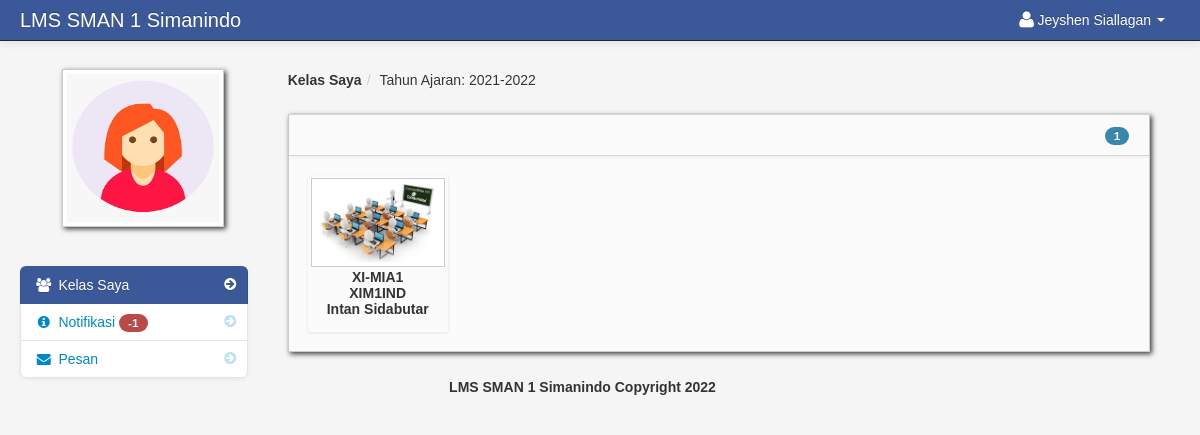
Page /dashboard_student.php (signed in) on the committed database.
### tables this page shows
CREATE TABLE `student` (
  `student_id` int(11) NOT NULL,
  `firstname` varchar(100) NOT NULL,
  `lastname` varchar(100) NOT NULL,
  `class_id` int(11) NOT NULL,
  `username` varchar(100) NOT NULL,
  `password` varchar(100) NOT NULL,
  `location` varchar(100) NOT NULL,
  `status` varchar(100) NOT NULL
);

CREATE TABLE `school_year` (
  `school_year_id` int(11) NOT NULL,
  `school_year` varchar(100) NOT NULL
);

CREATE TABLE `teacher_class_student` (
  `teacher_class_student_id` int(11) NOT NULL,
  `teacher_class_id` int(11) NOT NULL,
  `student_id` int(11) NOT NULL,
  `teacher_id` int(11) NOT NULL
);

CREATE TABLE `teacher_class` (
  `teacher_class_id` int(11) NOT NULL,
  `teacher_id` int(11) NOT NULL,
  `class_id` int(11) NOT NULL,
  `subject_id` int(11) NOT NULL,
  `thumbnails` varchar(100) NOT NULL,
  `school_year` varchar(100) NOT NULL
);

CREATE TABLE `class` (
  `class_id` int(11) NOT NULL,
  `class_name` varchar(100) NOT NULL
);

CREATE TABLE `subject` (
  `subject_id` int(11) NOT NULL,
  `subject_code` varchar(100) NOT NULL,
  `subject_title` varchar(100) NOT NULL,
  `category` varchar(100) NOT NULL,
  `description` longtext NOT NULL,
  `unit` int(11) NOT NULL,
  `Pre_req` varchar(100) NOT NULL,
  `semester` varchar(100) NOT NULL
);

CREATE TABLE `teacher` (
  `teacher_id` int(11) NOT NULL,
  `username` varchar(100) NOT NULL,
  `password` varchar(200) NOT NULL,
  `firstname` varchar(100) NOT NULL,
  `lastname` varchar(100) NOT NULL,
  `department_id` int(11) NOT NULL,
  `location` varchar(200) NOT NULL,
  `about` varchar(500) NOT NULL,
  `teacher_status` varchar(20) NOT NULL,
  `teacher_stat` varchar(100) NOT NULL
);

### session.php (called while the page is built, shortened)
<?php
$session_id=$_SESSION['id'];
?>

### count.php (called while the page is built)
<?php
	$school_year_query = mysqli_query($conn,"select * from school_year order by school_year DESC")or die(mysqli_error());
	$school_year_query_row = mysqli_fetch_array($school_year_query);
	$school_year = $school_year_query_row['school_year'];
	?>
	<?php $query_yes = mysqli_query($conn,"select * from teacher_class_student
LEFT JOIN teacher_class ON teacher_class.teacher_class_id = teacher_class_student.teacher_class_id
LEFT JOIN class ON class.class_id = teacher_class.class_id
LEFT JOIN subject ON subject.subject_id = teacher_class.subject_id
LEFT JOIN teacher ON teacher.teacher_id = teacher_class_student.teacher_id
JOIN notification ON notification.teacher_class_id = teacher_class.teacher_class_id
where teacher_class_student.student_id = '$session_id' and school_year = '$school_year'   order by notification.date_of_notification DESC
")or die(mysqli_error());
$count_no = mysqli_num_rows($query_yes);
         ?>
<?php $query_no = mysqli_query($conn,"select * from notification
LEFT JOIN notification_read ON notification_read.notification_id = notification.notification_id
where notification_read.student_id  = '$session_id'
")or die(mysqli_error());
$count_yes = mysqli_num_rows($query_no);
         ?>
<?php $not_read = $count_no -  $count_yes; ?>

### dashboard_student.php (the view, shortened to what this page needs)
<?php include('header_dashboard.php'); ?>
<?php include('session.php'); ?>
    <body>
		<?php include('navbar_student.php'); ?>
        <div class="container-fluid">
            <div class="row-fluid">
				<?php include('student_sidebar.php'); ?>
                <div class="span9" id="content">
                     <div class="row-fluid">
					     <ul class="breadcrumb">
						<?php
						$school_year_query = mysqli_query($conn,"select * from school_year order by school_year DESC")or die(mysqli_error());
						$school_year_query_row = mysqli_fetch_array($school_year_query);
						$school_year = $school_year_query_row['school_year'];
						?>
							<li><a href="#"><b>Kelas Saya</b></a><span class="divider">/</span></li>
							<li><a href="#">Tahun Ajaran: <?php echo $school_year_query_row['school_year']; ?></a></li>
						</ul>
                        <div class="block">
                            <div class="navbar navbar-inner block-header">
                                <div id="" class="muted pull-right">
									<?php $query = mysqli_query($conn,"select * from teacher_class_student
														LEFT JOIN teacher_class ON teacher_class.teacher_class_id = teacher_class_student.teacher_class_id
														LEFT JOIN class ON class.class_id = teacher_class.class_id
														LEFT JOIN subject ON subject.subject_id = teacher_class.subject_id
														LEFT JOIN teacher ON teacher.teacher_id = teacher_class.teacher_id
														where student_id = '$session_id' and school_year = '$school_year'
														")or die(mysqli_error());
														$count = mysqli_num_rows($query);
									?>
												<span class="badge badge-info"><?php echo $count; ?></span>
								</div>
                            </div>
                            <div class="block-content collapse in">
                                <div class="span12">
  										<ul	 id="da-thumbs" class="da-thumbs">
													<?php
														if ($count != '0'){
														while($row = mysqli_fetch_array($query)){
														$id = $row['teacher_class_id'];
													?>
											<li>
												<a href="my_classmates.php<?php echo '?id='.$id; ?>">
														<img src ="<?php echo $row['thumbnails'] ?>" width="124" height="140" class="img-polaroid">
												</a>
												<p class="class"><?php echo $row['class_name']; ?></p>
												<p class="subject"><?php echo $row['subject_code']; ?></p>
												<p class="subject"><?php echo $row['firstname']." ".$row['lastname']?></p>
											</li>
									<?php }}else{ ?>
									<div class="alert alert-info"><i class="icon-info-sign"></i> Anda saat ini tidak mendaftar ke kelas</div>
									<?php } ?>
									</ul>
                                </div>
                            </div>
                        </div>
                    </div>
                </div>
            </div>
		<?php include('footer.php'); ?>
        </div>
		<?php include('script.php'); ?>
    </body>
</html>

### navbar_student.php (shortened to what this page needs)
<div class="navbar navbar-fixed-top navbar-inverse">
        <div class="navbar-inner">
            <div class="container-fluid">
                <a class="brand" href="#">LMS SMAN 1 Simanindo</a>
					<div class="nav-collapse collapse">
						<ul class="nav pull-right">
							<?php $query= mysqli_query($conn,"select * from student where student_id = '$session_id'")or die(mysqli_error());
								$row = mysqli_fetch_array($query);
						?>
							<li class="dropdown">
								<a href="#" role="button" class="dropdown-toggle" data-toggle="dropdown"> <i class="icon-user icon-large"></i><?php echo $row['firstname']." ".$row['lastname'];  ?> <i class="caret"></i></a>
							</li>
						</ul>
					</div>
            </div>
        </div>
</div>

### student_sidebar.php (shortened to what this page needs)
<div class="span3" id="sidebar">
					<img id="avatar" class="img-polaroid" src="admin/<?php echo $row['location']; ?>">
					<?php include('count.php'); ?>
		<ul class="nav nav-list bs-docs-sidenav nav-collapse collapse">
			<li class="active"><a href="dashboard_student.php"><i class="icon-chevron-right"></i><i class="icon-group"></i>&nbsp;Kelas Saya</a></li>
			<li class="">
				<a href="student_notification.php"><i class="icon-chevron-right"></i><i class="icon-info-sign"></i>&nbsp;Notifikasi
				<?php if($not_read == '0'){
				}else{ ?>
					<span class="badge badge-important"><?php echo $not_read; ?></span>
				<?php } ?>
				</a>
			</li>
			<li class="">
			<a href="student_message.php"><i class="icon-chevron-right"></i><i class="icon-envelope-alt"></i>&nbsp;Pesan
			</a>
			</li>
		</ul>
</div>

### admin/assets/styles.css (style rules this page uses)
body { padding-top: 60px; padding-bottom: 40px; background-color: #f5f5f5; }
#content { margin-left:0px; }
.breadcrumb { margin: 0 0 0px; padding: 10px 0px; background-color: transparent; }
.block { background: url("../images/pixel-60fff.png") repeat scroll 0 0 rgba(0, 0, 0, 0) !important; border: 1px solid #ccc; background: white; margin: 1em 0em; border-top: none; -webkit-box-shadow: 2px 2px 5px rgba(0, 0, 6, 0.75); -moz-box-shadow: 2px 2px 5px rgba(0, 0, 6, 0.75); box-shadow: 2px 2px 5px rgba(0, 0, 6, 0.75); }
.block-content { margin: 1em; min-height: .25em; }
.block-header { margin-bottom: 0px; border-right: none; border-left: none; -webkit-border-radius: 0px; -moz-border-radius: 0px; border-radius: 0px; }
.block-header div { padding-top: 10px; }
.bs-docs-sidenav { max-width: 228px; margin: 30px 0 0; padding: 0; background-color: #fff; -webkit-border-radius: 6px; -moz-border-radius: 6px; border-radius: 6px; -webkit-box-shadow: 0 1px 4px rgba(0,0,0,.065); -moz-box-shadow: 0 1px 4px rgba(0,0,0,.065); box-shadow: 0 1px 4px rgba(0,0,0,.065); }
.bs-docs-sidenav > li > a { display: block; width: 190px \9; margin: 0 0 -1px; padding: 8px 14px; border: 1px solid #e5e5e5; }
.bs-docs-sidenav > li:first-child > a { -webkit-border-radius: 6px 6px 0 0; -moz-border-radius: 6px 6px 0 0; border-radius: 6px 6px 0 0; }
.bs-docs-sidenav > li:last-child > a { -webkit-border-radius: 0 0 6px 6px; -moz-border-radius: 0 0 6px 6px; border-radius: 0 0 6px 6px; }
.bs-docs-sidenav > .active > a { position: relative; z-index: 2; padding: 9px 15px; border: 0; text-shadow: 0 1px 0 rgba(0,0,0,.15); -webkit-box-shadow: inset 1px 0 0 rgba(0,0,0,.1), inset -1px 0 0 rgba(0,0,0,.1); -moz-box-shadow: inset 1px 0 0 rgba(0,0,0,.1), inset -1px 0 0 rgba(0,0,0,.1); box-shadow: inset 1px 0 0 rgba(0,0,0,.1), inset -1px 0 0 rgba(0,0,0,.1); }
.bs-docs-sidenav .icon-chevron-right { float: right; margin-top: 2px; margin-right: -6px; opacity: .25; }
.bs-docs-sidenav .active .icon-chevron-right, .bs-docs-sidenav .active a:hover .icon-chevron-right { opacity: 1; }

### admin/assets/style.css (style rules this page uses)
.da-thumbs { float: left; list-style: none outside none; margin: 0; padding: 0; position: relative; }
.da-thumbs li { float: left; margin: 5px; padding: 3px; position: relative; box-shadow: 0 1px 3px rgba(0,0,0,0.1); }
.da-thumbs li a, .da-thumbs li a img { display: block; position: relative; }
.da-thumbs li a { overflow: hidden; }
.class { font-family: helvetica !important; font-weight: bold; text-align: center; }
.subject { font-family: helvetica !important; font-weight: bold; text-align: center; margin-top: -14px; }

### rows in the picture
student: firstname "Jeyshen", lastname "Siallagan", location (picture)
school_year: school_year "2021-2022"
teacher_class_student: teacher_class.thumbnails (picture), class.class_name "XI-MIA1", subject.subject_code "XIM1IND", teacher.firstname "Intan", teacher.lastname "Sidabutar"

### other values in the picture
$not_read "-1"
$count "1"
